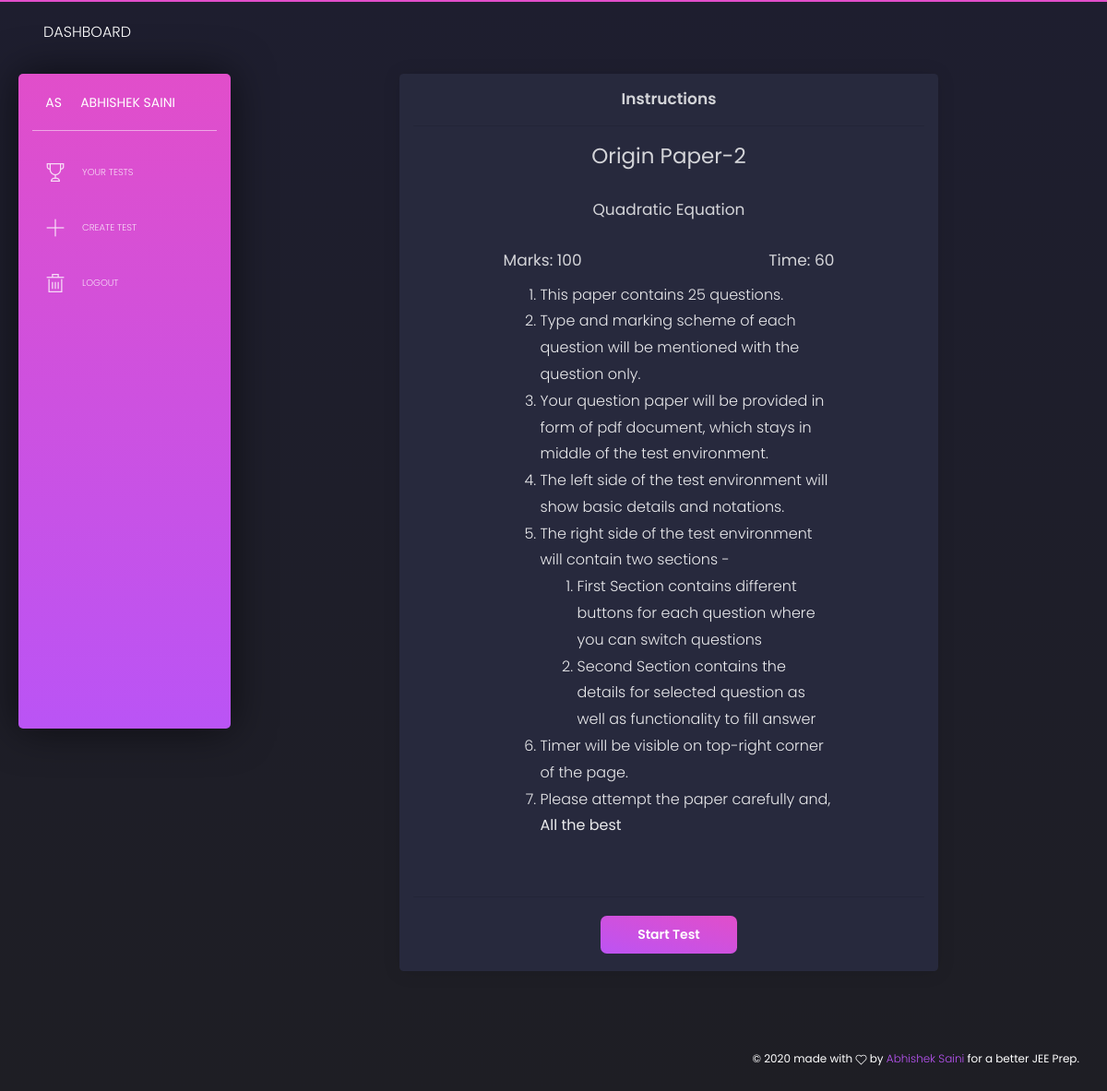
The app's page /test-info/14 (signed in) with its own data.
### app/models.py (models this page shows, shortened)
class Profile(models.Model):
    user = models.OneToOneField(User, on_delete=models.CASCADE)
    U_CHOICES = (
        ("S", _("Student")),
        ("T", _("Teacher"))
    )
    u_type = models.CharField(choices = U_CHOICES, default = "S", max_length=1)
    @property
    def full_name(self):
        return "%s %s" % (self.user.first_name, self.user.last_name)
    @property
    def initial(self):
        try:
            return "%s%s" % (self.user.first_name[0], self.user.last_name[0])
        except:
            return "AB"

class Paper(models.Model):
    author = models.ForeignKey(User, on_delete=models.CASCADE, null=True)
    name = models.CharField(max_length = 200, default = "")
    qpaper_file = models.FileField(upload_to='papers/')
    soln_file = models.FileField(upload_to='papers/', blank = True)
    q_count = models.IntegerField(null = True)
    q_type = models.CharField(max_length = 200, default = "")
    answer_key = models.CharField(max_length = 2000, default = "")
    marking_scheme = models.CharField(max_length = 200, default = "")
    negative_marking_scheme = models.CharField(max_length = 200, default = "")
    syllabus = models.CharField(max_length = 500, default = "")
    SUB_CHOICES = (
        ("PCM", _("Physics-Chemistry-Maths")),
        ("P", _("Physics")),
        ("C", _("Chemistry")),
        ("M", _("Maths")),
    )
    subject = models.CharField(choices = SUB_CHOICES, default = "PCM", max_length=3)
    description = models.CharField(max_length = 2000, default = "")
    duration = models.IntegerField(null = True)
    max_marks = models.IntegerField(null = True)
    created_at = models.DateTimeField(default=now)

### app/views.py (the view)
# urls.py: path('test-info/<test_id>', views.test_info),
@login_required(login_url = '/login')
def test_info(request, test_id):
    paper = Paper.objects.get(id = test_id)
    att = Attempt.objects.filter(user=request.user, paper = paper)
    if(att):
        return redirect('/analyze-test/{0}'.format(att[0].id))
    params = {}
    params["nav_active"] = "nav_testlist"
    qpaper = Paper.objects.get(id = test_id)
    params["qpaper"] = qpaper
    params["attempts"] = Attempt.objects.filter(paper = qpaper).order_by('-marks')
    return render(request, 'tests/test_info.html', params)

### template/tests/test_info.html (shortened to what this page needs)
{% extends 'base_dashboard.html' %}
{% load index %}
{% load static %} {% block title %} My Tests {% endblock %} {% block content %}
<div class="content" >
	<div class="row">
		<div class="col-xl-2 col-md-1">
		</div>
		<div class="col-xl-8 col-md-10">
			<div  class="card ">
				<div class="card-header text-center">
					<h4 class="title"> Instructions </h4>
					<hr>
					<h3 > {{qpaper.name}} </h3>
					<h4 > {{qpaper.syllabus}} </h4>
				</div>
				<div class="card-body">
					<div class="row">
						<div class="col-xl-2 col-md-1"> </div>
						<div class="col-xl-8 col-md-10">
							<h4 >
								<span class="float-left">Marks: {{qpaper.max_marks}}</span>
								<span class="float-right">Time: {{qpaper.duration}}</span>
							</h4>
							<br>
							<div class="card-description" style="font-size:16px ;opacity:0.9; line-height:180%">
								<ol>
									<li> This paper contains {{qpaper.q_count}} questions. </li>
									<li> Type and marking scheme of each question will be mentioned with the question only. </li>
									<li> Your question paper will be provided in form of pdf document, which stays in middle of the test environment. </li>
									<li> The left side of the test environment will show basic details and notations. </li>
									<li> The right side of the test environment will contain two sections -
										<ol>
											<li> First Section contains different buttons for each question where you can switch questions </li>
											<li> Second Section contains the details for selected question as well as functionality to fill answer </li>
										</ol>
									</li>
									<li> Timer will be visible on top-right corner of the page.</li>
									<li> Please attempt the paper carefully and, <b> All the best </b></li>
							</div>
						</div>
					</div>
				</div>
				<div class="card-footer text-center">
					<hr>
					<button class="btn btn-fill btn-primary " onclick="location.href='/attempt-test/{{qpaper.id}}'"> Start Test </button>
				</div>
			</div>
		</div>
	</div>
</div>
{% endblock %}

### template/base_dashboard.html (shortened to what this page needs)
{% load static %}
<!DOCTYPE html>
<html lang="en">
<head>
	<link href="https://use.fontawesome.com/releases/v5.0.6/css/all.css" rel="stylesheet">
	<link href="{% static 'dashboard/assets/css/nucleo-icons.css' %}" rel="stylesheet" />
	<link href="{% static 'dashboard/assets/css/black-dashboard.css' %}" rel="stylesheet" />
	<link href="{% static 'dashboard/assets/demo/demo.css' %}" rel="stylesheet" />
	<link href="https://cdnjs.cloudflare.com/ajax/libs/animate.css/3.7.2/animate.min.css" rel="stylesheet">
</head>
<body class="">
	<div class="wrapper">
		<div class="sidebar" >
			<div class="sidebar-wrapper">
				<div class="logo">
					<a href="javascript:void(0)" class="simple-text logo-mini">
			            {{user.profile.initial}}
			        </a>
					<a href="javascript:void(0)" class="simple-text logo-normal">
						{{user.profile.full_name}}
		          	</a>
				</div>
				<ul class="nav">
					{% if user.profile.u_type == "T" %}
					<li id="nav_mycreated">
						<a href="/my-created">
			              <i class="tim-icons icon-trophy"></i>
			              <p>Your Tests</p>
			            </a>
					</li>
					<li id="nav_createtest">
						<a href="/create-test">
			              <i class="tim-icons icon-simple-add"></i>
			              <p>Create Test</p>
			            </a>
					</li>
					{% endif %}
					<li>
						<a href="/logout">
			              <i class="tim-icons icon-trash-simple"></i>
			              <p>Logout</p>
			            </a>
					</li>
				</ul>
			</div>
		</div>
		<div class="main-panel">
			<nav class="navbar navbar-expand-lg navbar-absolute navbar-transparent">
        <div class="container-fluid">
          <div class="navbar-wrapper">
            <a class="navbar-brand" href="javascript:void(0)">Dashboard</a>
          </div>
          <div class="collapse navbar-collapse" id="navigation">
            <ul class="navbar-nav ml-auto">
            </ul>
          </div>
        </div>
      </nav>
			{% block content %}{% endblock %}
			<footer class="footer">
				<div class="container-fluid">
					<div class="copyright">
						©
						 made with <i class="tim-icons icon-heart-2"></i> by
						<a href="javascript:void(0)" target="_blank">Abhishek Saini</a> for a better JEE Prep.
					</div>
				</div>
			</footer>
		</div>
	</div>
</body>
</html>

### records on screen
Paper: name "Origin Paper-2", syllabus "Quadratic Equation", max_marks "100", duration "60", q_count "25"

### other values on screen
{{ user.profile.initial }} "AS"
{{ user.profile.full_name }} "ABHISHEK SAINI"
